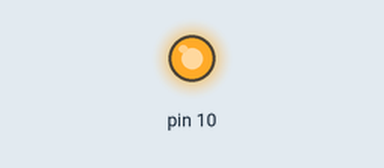
A sketch run on a simulated Arduino Uno, built with avr-gcc and run on an emulated ATmega328P. Shown: output pins drawn as LEDs (lit = HIGH).

Above: at 0.1 s.
Timing chart, 0 to 1.6 s (numbered marks = the images above):
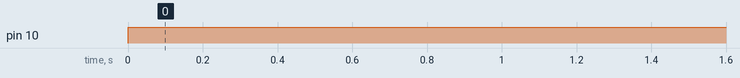

The sketch:

MP0.ino
```cpp
void setup() {
  // put your setup code here, to run once:
  pinMode(10, OUTPUT);
}

void loop() {
  // put your main code here, to run repeatedly:
  digitalWrite(10, HIGH);
}
```

Measured:
- by itself, pin 10: LOW → HIGH at 0.00 s
